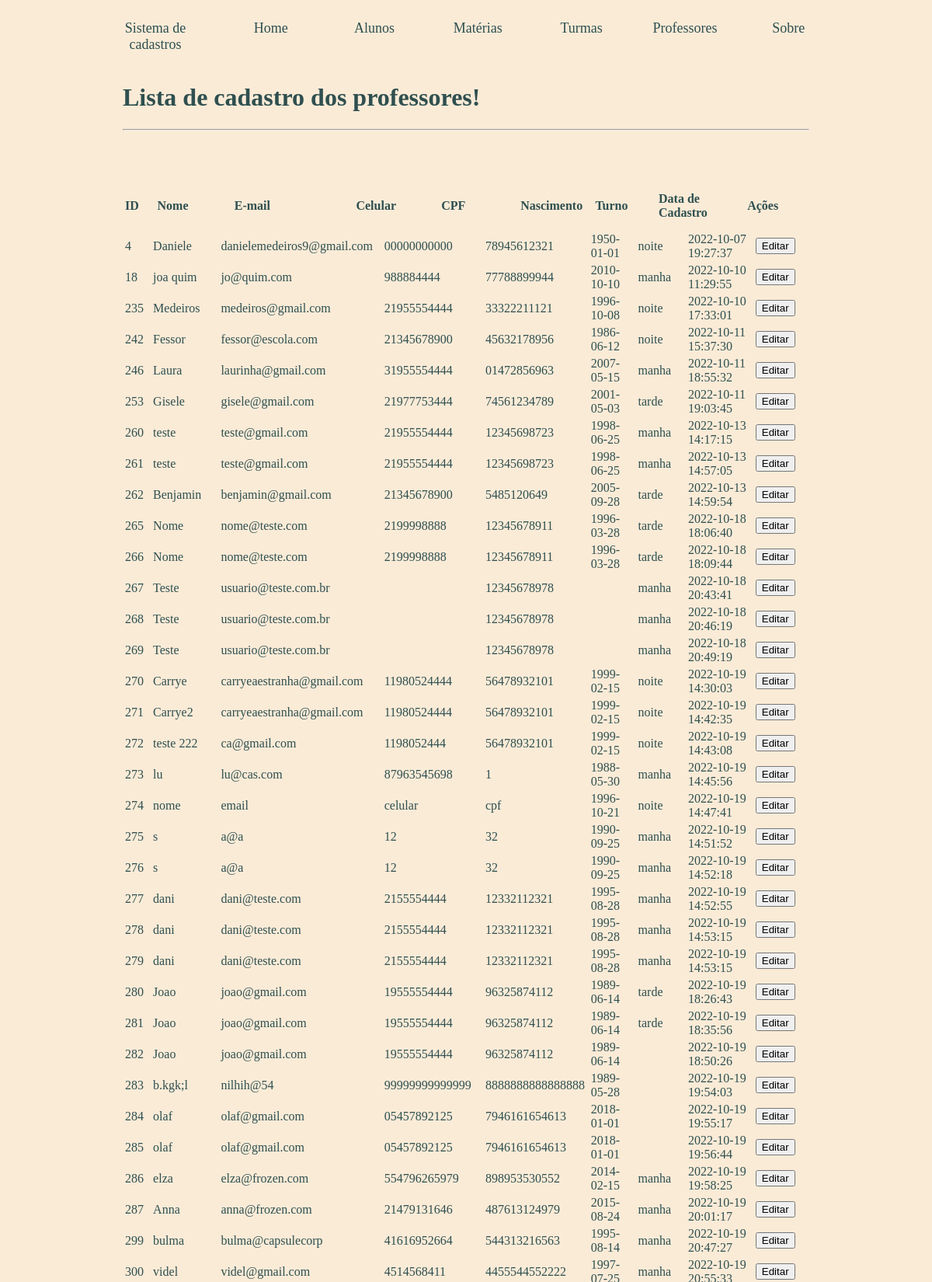
The app's page /view/professor/lista.php (upper part) with its own data.
### tables this page shows
CREATE TABLE IF NOT EXISTS `professores` (
  `id` int(11) NOT NULL AUTO_INCREMENT COMMENT 'id do professor',
  `nome` varchar(50) NOT NULL DEFAULT '0' COMMENT 'nome do professor',
  `email` varchar(1024) DEFAULT '0' COMMENT 'e-mail do professor',
  `telefone` varchar(1024) DEFAULT NULL COMMENT 'telefone do professor',
  `cpf` varchar(30) NOT NULL DEFAULT '0' COMMENT 'cpf do professor',
  `data_nasc` date DEFAULT NULL COMMENT 'data de nascimento do professor',
  `turno` varchar(10) NOT NULL DEFAULT '0' COMMENT 'exemplo: manhã, tarde, noite.',
  `data_cad` timestamp NOT NULL DEFAULT CURRENT_TIMESTAMP COMMENT 'data de cadastro do professor',
  `data_exc` timestamp NULL DEFAULT NULL COMMENT 'data de exclusão do cadastro do professor',
  PRIMARY KEY (`id`)
);

### model/connect.php (called while the page is built, shortened)
<?php
    Class Connect {
        function conectar($dados_conexao)
        {
            $conexao = mysqli_connect($dados_conexao['hostname'], $dados_conexao['user'], $dados_conexao['password'], $dados_conexao['database']);
            if (!$conexao) {
                die(trigger_error('Não foi possível conectar ao banco de dados'));
                return false;
            } else {
                $conectar = mysqli_select_db($conexao, $dados_conexao['database']);
                if (!$conectar) {
                    die(trigger_error('Não foi possível conectar ao banco de dados'));
                    return false;
                } else {
                    $conectou = array(
                        '0' => $conexao,
                        '1' => $conectar
                    );
                }
            }
            return $conectou;
        }
    }
?>

### model/db_professores.php (called while the page is built, shortened)
<?php
    require_once 'connect.php';
    Class Db_professores extends Connect {
        public function lista_professores()
        {
            $connect = $this->conectar($this->dados_conexao('professores'));
            $lista = mysqli_query($connect[0],'SELECT * FROM professores');
            if ($lista) {
                $result = $lista->fetch_all(MYSQLI_NUM);
            } else {
                echo 'Erro ao executar a busca.';
            }
            return $result;
        }
    }
?>

### controller/professor.php (the view, shortened to what this page needs)
<?php
    require_once __DIR__ . '/../model/db_professores.php';
    function tabela_professores($dados)
    {
        foreach ($dados as $value) {
            echo "<tr id='result-tbody'>
                    <td width='50px'>".$value[0]."</td>
                    <td width='130px'>".$value[1]."</td>
                    <td width='230px'>".$value[2]."</td>
                    <td width='140px'>".$value[3]."</td>
                    <td width='140px'>".$value[4]."</td>
                    <td width='100px'>".$value[5]."</td>
                    <td width='100px'>".$value[6]."</td>
                    <td width='140px'>".$value[7]."</td>
                    <td width='100px'><a onclick='editar(".$value[0].")'><input type='button' value='Editar'></a></td>
                 </tr>";
        }
    }
    function mostra_lista_prof()
    {
        $conn = new Db_professores;
        $lista = $conn->lista_professores();
        return $lista;
    }

### assets/style.css (style rules this page uses)
html { font-family:Cambria, Cochin, Georgia, Times, 'Times New Roman', serif; background-color:antiquewhite; color:darkslategray; margin-left: 150px; margin-right: 150px; line-height: 1,5px; font-weight: 400; font-size: 16px; }
a { text-decoration: none; color: darkslategray; }

### records on screen
professores: id "4", nome "Daniele", email "danielemedeiros9@gmail.com", telefone "00000000000", cpf "78945612321", data_nasc "1950-01-01", turno "noite", data_cad "2022-10-07 19:27:37"
professores: id "18", nome "joa quim", email "jo@quim.com", telefone "988884444", cpf "77788899944", data_nasc "2010-10-10", turno "manha", data_cad "2022-10-10 11:29:55"
professores: id "235", nome "Medeiros", email "medeiros@gmail.com", telefone "21955554444", cpf "33322211121", data_nasc "1996-10-08", turno "noite", data_cad "2022-10-10 17:33:01"
professores: id "242", nome "Fessor", email "fessor@escola.com", telefone "21345678900", cpf "45632178956", data_nasc "1986-06-12", turno "noite", data_cad "2022-10-11 15:37:30"
professores: id "246", nome "Laura", email "laurinha@gmail.com", telefone "31955554444", cpf "01472856963", data_nasc "2007-05-15", turno "manha", data_cad "2022-10-11 18:55:32"
professores: id "253", nome "Gisele", email "gisele@gmail.com", telefone "21977753444", cpf "74561234789", data_nasc "2001-05-03", turno "tarde", data_cad "2022-10-11 19:03:45"
professores: id "260", nome "teste", email "teste@gmail.com", telefone "21955554444", cpf "12345698723", data_nasc "1998-06-25", turno "manha", data_cad "2022-10-13 14:17:15"
professores: id "261", nome "teste", email "teste@gmail.com", telefone "21955554444", cpf "12345698723", data_nasc "1998-06-25", turno "manha", data_cad "2022-10-13 14:57:05"
professores: id "262", nome "Benjamin", email "benjamin@gmail.com", telefone "21345678900", cpf "5485120649", data_nasc "2005-09-28", turno "tarde", data_cad "2022-10-13 14:59:54"
professores: id "265", nome "Nome", email "nome@teste.com", telefone "2199998888", cpf "12345678911", data_nasc "1996-03-28", turno "tarde", data_cad "2022-10-18 18:06:40"
professores: id "266", nome "Nome", email "nome@teste.com", telefone "2199998888", cpf "12345678911", data_nasc "1996-03-28", turno "tarde", data_cad "2022-10-18 18:09:44"
professores: id "267", nome "Teste", email "usuario@teste.com.br", cpf "12345678978", turno "manha", data_cad "2022-10-18 20:43:41"
professores: id "268", nome "Teste", email "usuario@teste.com.br", cpf "12345678978", turno "manha", data_cad "2022-10-18 20:46:19"
professores: id "269", nome "Teste", email "usuario@teste.com.br", cpf "12345678978", turno "manha", data_cad "2022-10-18 20:49:19"
professores: id "270", nome "Carrye", email "carryeaestranha@gmail.com", telefone "11980524444", cpf "56478932101", data_nasc "1999-02-15", turno "noite", data_cad "2022-10-19 14:30:03"
professores: id "271", nome "Carrye2", email "carryeaestranha@gmail.com", telefone "11980524444", cpf "56478932101", data_nasc "1999-02-15", turno "noite", data_cad "2022-10-19 14:42:35"
professores: id "272", nome "teste 222", email "ca@gmail.com", telefone "1198052444", cpf "56478932101", data_nasc "1999-02-15", turno "noite", data_cad "2022-10-19 14:43:08"
professores: id "273", nome "lu", email "lu@cas.com", telefone "87963545698", cpf "1", data_nasc "1988-05-30", turno "manha", data_cad "2022-10-19 14:45:56"
professores: id "274", nome "nome", email "email", telefone "celular", cpf "cpf", data_nasc "1996-10-21", turno "noite", data_cad "2022-10-19 14:47:41"
professores: id "275", nome "s", email "a@a", telefone "12", cpf "32", data_nasc "1990-09-25", turno "manha", data_cad "2022-10-19 14:51:52"
professores: id "276", nome "s", email "a@a", telefone "12", cpf "32", data_nasc "1990-09-25", turno "manha", data_cad "2022-10-19 14:52:18"
professores: id "277", nome "dani", email "dani@teste.com", telefone "2155554444", cpf "12332112321", data_nasc "1995-08-28", turno "manha", data_cad "2022-10-19 14:52:55"
professores: id "278", nome "dani", email "dani@teste.com", telefone "2155554444", cpf "12332112321", data_nasc "1995-08-28", turno "manha", data_cad "2022-10-19 14:53:15"
professores: id "279", nome "dani", email "dani@teste.com", telefone "2155554444", cpf "12332112321", data_nasc "1995-08-28", turno "manha", data_cad "2022-10-19 14:53:15"
professores: id "280", nome "Joao", email "joao@gmail.com", telefone "19555554444", cpf "96325874112", data_nasc "1989-06-14", turno "tarde", data_cad "2022-10-19 18:26:43"
professores: id "281", nome "Joao", email "joao@gmail.com", telefone "19555554444", cpf "96325874112", data_nasc "1989-06-14", turno "tarde", data_cad "2022-10-19 18:35:56"
professores: id "282", nome "Joao", email "joao@gmail.com", telefone "19555554444", cpf "96325874112", data_nasc "1989-06-14", data_cad "2022-10-19 18:50:26"
professores: id "283", nome "b.kgk;l", email "nilhih@54", telefone "99999999999999", cpf "8888888888888888", data_nasc "1989-05-28", data_cad "2022-10-19 19:54:03"
professores: id "284", nome "olaf", email "olaf@gmail.com", telefone "05457892125", cpf "7946161654613", data_nasc "2018-01-01", data_cad "2022-10-19 19:55:17"
professores: id "285", nome "olaf", email "olaf@gmail.com", telefone "05457892125", cpf "7946161654613", data_nasc "2018-01-01", data_cad "2022-10-19 19:56:44"
professores: id "286", nome "elza", email "elza@frozen.com", telefone "554796265979", cpf "898953530552", data_nasc "2014-02-15", turno "manha", data_cad "2022-10-19 19:58:25"
professores: id "287", nome "Anna", email "anna@frozen.com", telefone "21479131646", cpf "487613124979", data_nasc "2015-08-24", turno "manha", data_cad "2022-10-19 20:01:17"
professores: id "299", nome "bulma", email "bulma@capsulecorp", telefone "41616952664", cpf "544313216563", data_nasc "1995-08-14", turno "manha", data_cad "2022-10-19 20:47:27"
professores: id "300", nome "videl", email "videl@gmail.com", telefone "4514568411", cpf "4455544552222", turno "manha"
